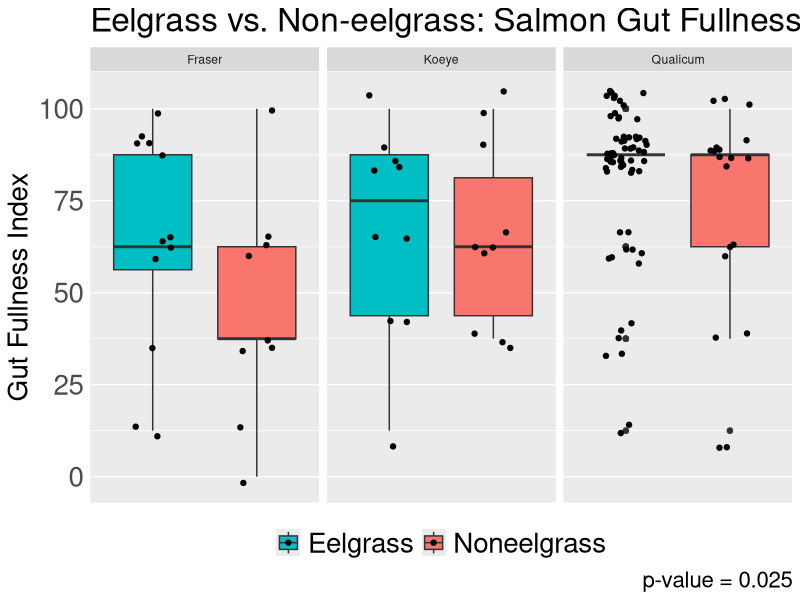
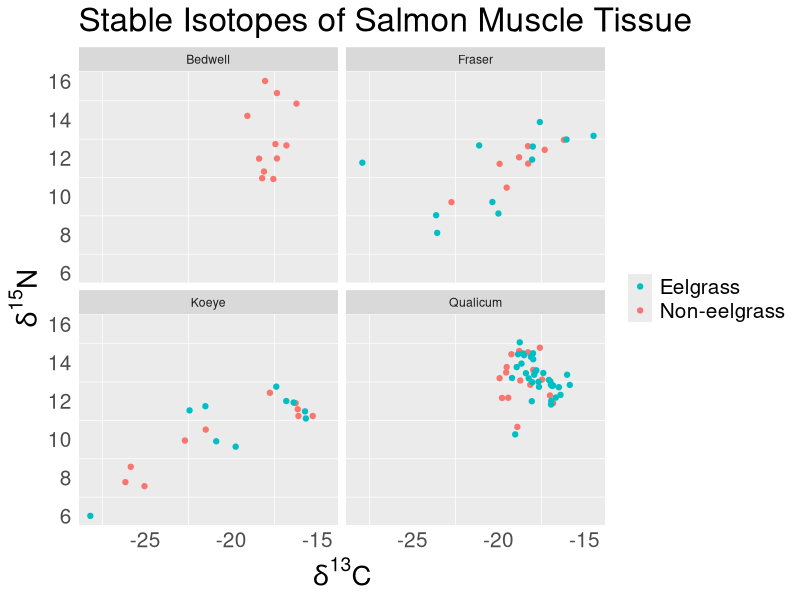

Reproduce these figures in R, in order. (Note: this script raises an error after producing the figures.)
#EEEEELGRAAAAASS PROOOOOJEEEEECT

setwd("~/Desktop")
#so it knows where to find my gosh darn files! :)

eelgrass <- read.csv(file="eel.csv", stringsAsFactors=FALSE, strip.white=TRUE, na.strings=c("NA",""))
#upload a simple version of raw data file

library(tidyverse)
#load library for ggplot and whatnot

eel <- mutate(eelgrass, Eelsite = paste(Site, Eelgrass, sep = " "))
#make a variable with both site and habitat, separated by a space

#first we'll work with the gut fullness aspect ~

eel$GFI[which(eel$GFI == "0-25")] <- "0-25%"
#fixing a typo, oopsie!

eel$GFI[which(eel$GFI == "0%")] <- "0"
eel$GFI[which(eel$GFI == "0-25%")] <- "12.5"
eel$GFI[which(eel$GFI == "25-50%")] <- "37.5"
eel$GFI[which(eel$GFI == "50-75%")] <- "62.5"
eel$GFI[which(eel$GFI == "75-100%")] <- "87.5"
eel$GFI[which(eel$GFI == "100%")] <- "100"
#changing ranges to something measurable

eel$GFI <- as.numeric(eel$GFI)
#changing from character to numeric

eel$Eelgrass <- as.factor(eel$Eelgrass)
#changing to factor to reflect the two different "levels"

eel$Eelgrass <- factor(eel$Eelgrass, levels(eel$Eelgrass)[c(2, 1)])
#rearranging levels for the sake of the ggplot visuals

gut <- eel %>%
  group_by(ID) %>%
  summarize(GFI=first(GFI), Eelgrass=first(Eelgrass),
            Site=first(Site), Eelsite=first(Eelsite)) %>%
  filter(Site != "Bedwell")
#need to organize data by each fish not by each prey item per fish
#also want to leave out Bedwell since it is useless for comparing

#Gut Fullness Graph!
ggplot(gut, aes(x=Eelgrass, y=GFI, fill=Eelgrass))+ 
  geom_boxplot()+
  facet_wrap(~Site)+
  labs(y="Gut Fullness Index", x=NULL, caption="p-value = 0.025",
       title="Eelgrass vs. Non-eelgrass: Salmon Gut Fullness")+
  theme(axis.text.x=element_blank(), axis.ticks=element_blank(),
        legend.position = "bottom", legend.title = element_blank(),
        panel.grid.major.x = element_blank(),
        axis.text = element_text(size=20),
        axis.title = element_text(size=20),
        legend.text = element_text(size=20),
        title = element_text(size=20))+
  scale_x_discrete(limits=c("Eelgrass", "Noneelgrass")) +
  scale_fill_discrete(breaks=c("Eelgrass", "Noneelgrass"))+
  geom_jitter(width=0.2)
#NEED TO CHANGE PANEL TITLES SOMEHOW! *****

#working on a t-test for GFI values (not including bedwell)
#y1 <- filter(gut, Eelgrass == "Eelgrass")
#ya <- as.vector(y1[["GFI"]])
#create first vector for eelgrass
#y2 <- filter(gut, Eelgrass == "Noneelgrass")
#yb <- as.vector(y2[["GFI"]])
#create second vector for noneelgrass
#yc <- length(ya)-length(yb)
#yd <- rep_len(NA, yc)
#have to have same sample sizes, difference calculated using length
#ye <- c(yb, yd)
#our completed noneelgrass vector with the right sample size
#t.test(ya, ye)
#results give p-value=0.02529, are able to reject null hypothesis!
#hash-tagged out because I don't need to keep running this code.

#switching it up to isotope work now ~

isotope <- read.csv(file="iso.csv", stringsAsFactors=FALSE, strip.white=TRUE, na.strings=c("NA",""))
#loading/reading isotope data in

iso <- mutate(isotope, Eelsite = paste(Site, Eelgrass, sep = " "))
#add variable w/eelgrass site just other dataframe (necessary tho?)

iso$Eelgrass <- as.factor(iso$Eelgrass)
#changing to factor to reflect the two different "levels"

iso$Eelgrass <- factor(iso$Eelgrass, levels(iso$Eelgrass)[c(2, 1)])
#rearranging levels for the sake of the ggplot visuals

#Isotope Graph!
ggplot(iso, aes(carb, nitro))+
  geom_point(aes(color=Eelgrass)) + facet_wrap(~ Site) +
  labs(x=expression(paste(delta^"13","C")),
       y=expression(paste(delta^"15","N")),
       title= "Stable Isotopes of Salmon Muscle Tissue")+
  theme(axis.ticks=element_blank(), legend.title=element_blank(),
        panel.grid.major = element_blank(),
        axis.title = element_text(size=20),
        axis.text = element_text(size=15),
        legend.text = element_text(size=15),
        title = element_text(size=20))+
  guides(color = guide_legend(reverse = TRUE))
#Still need to change panel titles for this graph too! *****

#working on diet data now, to graph abundance and whatnot! ~

eel$Group <- as.factor(eel$Group)
#changing to factor to reflect the different "levels" of prey items

#replace groups since there's too many
eel$Group[which(eel$Group=="Arachnid")] <- "Insect"
eel$Group[which(eel$Group=="Crustacean")] <- "Arthropod"
eel$Group[which(eel$Group=="Caprellid")] <- "Amphipod"
eel$Group[which(eel$Group=="Corophiid")] <- "Amphipod"
eel$Group[which(eel$Group=="Hyperiid")] <- "Amphipod"
eel$Group[which(eel$Group=="Gammarid")] <- "Amphipod"
eel$Group[which(eel$Group=="Calanoid")] <- "Copepod"
eel$Group[which(eel$Group=="Harpacticoid")] <- "Copepod"
eel$Group[which(eel$Group=="Cyclopoid/Poecilostomatoid")] <- "Copepod"
eel$Group[which(eel$Group=="Malacostracan")] <- "Arthropod"
eel$Group <- as.character(eel$Group) #change to create new "level"
eel$Group[which(eel$Group=="Digested food")] <- "Digested/Other"
eel$Group[which(eel$Group=="Detritus")] <- "Digested/Other"
eel$Group[which(eel$Group=="Diatom")] <- "Digested/Other"
eel$Group[which(eel$Group=="Parasite")] <- "Digested/Other"
eel$Group[which(eel$Group=="Octopus")] <- "Digested/Other"
eel$Group[which(eel$Group=="Cyphonaut")] <- "Digested/Other"
eel$Group[which(eel$Group=="Bivalve")] <- "Digested/Other"
eel$Group[which(eel$Group=="Chaetognath")] <- "Digested/Other"
eel$Group[which(eel$Group=="Polychaete")] <- "Digested/Other"
eel$Group[which(eel$Group=="Pteropod")] <- "Digested/Other"
eel$Group[which(eel$Group=="Cnidarian")] <- "Digested/Other"
eel$Group[which(eel$Group=="Cumacean")] <- "Arthropod"
eel$Group[which(eel$Group=="Euphausiid")] <- "Arthropod"
eel$Group[which(eel$Group=="Isopod")] <- "Arthropod"
eel$Group[which(eel$Group=="Larvacean")] <- "Digested/Other"
eel$Group[which(eel$Group=="Mysid")] <- "Arthropod"
eel$Group[which(eel$Group=="Cladoceran")] <- "Arthropod"
eel$Group[which(eel$Group=="Ostracod")] <- "Arthropod"
#switching the class back and forth gets rid of empty levels
eel$Group <- as.factor(eel$Group)
eel$Group <- as.character(eel$Group)
eel$Group <- as.factor(eel$Group)
levels(eel$Group)
#there, it's more simple to work with now!

#group together prey so there's no repeated rows for multiple prey
filt <- filter(eel, Group=="Amphipod")
amph <- filt %>%
  group_by(filt$ID) %>%
  summarize(ID=first(ID), abd=sum(Abundance), bio=sum(Biomass), Group=first(Group),
            Eelsite=first(Eelsite), Eelgrass=first(Eelgrass), Site=first(Site)) %>%
  select(ID, abd, bio, Group, Eelsite, Eelgrass, Site)
#HOLY GUACAMOLE I THINK I GOT IT TO FINALLY WOOOOORK! FOR REAL THO!

filt <- filter(eel, Group=="Arthropod")
arth <- filt %>%
  group_by(filt$ID) %>%
  summarize(ID=first(ID), abd=sum(Abundance), bio=sum(Biomass), Group=first(Group),
            Eelsite=first(Eelsite), Eelgrass=first(Eelgrass), Site=first(Site)) %>%
  select(ID, abd, bio, Group, Eelsite, Eelgrass, Site)
#first amphipod then arthropod then repeat manually for each prey

filt <- filter(eel, Group=="Barnacle")
barn <- filt %>%
  group_by(filt$ID) %>%
  summarize(ID=first(ID), abd=sum(Abundance), bio=sum(Biomass), Group=first(Group),
            Eelsite=first(Eelsite), Eelgrass=first(Eelgrass), Site=first(Site)) %>%
  select(ID, abd, bio, Group, Eelsite, Eelgrass, Site)

filt <- filter(eel, Group=="Copepod")
cope <- filt %>%
  group_by(filt$ID) %>%
  summarize(ID=first(ID), abd=sum(Abundance), bio=sum(Biomass), Group=first(Group),
            Eelsite=first(Eelsite), Eelgrass=first(Eelgrass), Site=first(Site)) %>%
  select(ID, abd, bio, Group, Eelsite, Eelgrass, Site)

filt <- filter(eel, Group=="Decapod")
deca <- filt %>%
  group_by(filt$ID) %>%
  summarize(ID=first(ID), abd=sum(Abundance), bio=sum(Biomass), Group=first(Group),
            Eelsite=first(Eelsite), Eelgrass=first(Eelgrass), Site=first(Site)) %>%
  select(ID, abd, bio, Group, Eelsite, Eelgrass, Site) %>%
  print(head(deca))

filt <- filter(eel, Group=="Digested/Other")
digf <- filt %>%
  group_by(filt$ID) %>%
  summarize(ID=first(ID), abd=sum(Abundance), bio=sum(Biomass), Group=first(Group),
            Eelsite=first(Eelsite), Eelgrass=first(Eelgrass), Site=first(Site)) %>%
  select(ID, abd, bio, Group, Eelsite, Eelgrass, Site)

filt <- filter(eel, Group=="Fish")
fish <- filt %>%
  group_by(filt$ID) %>%
  summarize(ID=first(ID), abd=sum(Abundance), bio=sum(Biomass), Group=first(Group),
            Eelsite=first(Eelsite), Eelgrass=first(Eelgrass), Site=first(Site)) %>%
  select(ID, abd, bio, Group, Eelsite, Eelgrass, Site)

filt <- filter(eel, Group=="Insect")
inse <- filt %>%
  group_by(filt$ID) %>%
  summarize(ID=first(ID), abd=sum(Abundance), bio=sum(Biomass), Group=first(Group),
            Eelsite=first(Eelsite), Eelgrass=first(Eelgrass), Site=first(Site)) %>%
  select(ID, abd, bio, Group, Eelsite, Eelgrass, Site)

neweel <- rbind(amph, arth, barn, cope, deca, digf, fish, inse)
#my fabulous new dataframe with prey abd and biom grouped together!

str(neweel)
#just double checking that the data is as it should be

#Now... Have to take the ave. abundances for each region/habitat!
filt <- filter(neweel, Group=="Amphipod")
Amph <- filt %>%
  group_by(filt$Eelsite) %>%
  summarize(Eelsite=first(Eelsite), Abd=mean(abd), Bio=mean(bio),
            Group=first(Group),Eelgrass=first(Eelgrass), Site=first(Site)) %>%
  select(Eelsite, Abd, Bio, Group, Eelgrass, Site)
#copying the layout of the last transformation but for diff purpose

filt <- filter(neweel, Group=="Arthropod")
Arth <- filt %>%
  group_by(filt$Eelsite) %>%
  summarize(Eelsite=first(Eelsite), Abd=mean(abd), Bio=mean(bio),
            Group=first(Group),Eelgrass=first(Eelgrass), Site=first(Site)) %>%
  select(Eelsite, Abd, Bio, Group, Eelgrass, Site)
#first amphipod then arthropod then repeat manually for each prey

filt <- filter(neweel, Group=="Barnacle")
Barn <- filt %>%
  group_by(filt$Eelsite) %>%
  summarize(Eelsite=first(Eelsite), Abd=mean(abd), Bio=mean(bio),
            Group=first(Group),Eelgrass=first(Eelgrass), Site=first(Site)) %>%
  select(Eelsite, Abd, Bio, Group, Eelgrass, Site)

filt <- filter(neweel, Group=="Copepod")
Cope <- filt %>%
  group_by(filt$Eelsite) %>%
  summarize(Eelsite=first(Eelsite), Abd=mean(abd), Bio=mean(bio),
            Group=first(Group),Eelgrass=first(Eelgrass), Site=first(Site)) %>%
  select(Eelsite, Abd, Bio, Group, Eelgrass, Site)

filt <- filter(neweel, Group=="Decapod")
Deca <- filt %>%
  group_by(filt$Eelsite) %>%
  summarize(Eelsite=first(Eelsite), Abd=mean(abd), Bio=mean(bio),
            Group=first(Group),Eelgrass=first(Eelgrass), Site=first(Site)) %>%
  select(Eelsite, Abd, Bio, Group, Eelgrass, Site)

filt <- filter(neweel, Group=="Digested/Other")
Digf <- filt %>%
  group_by(filt$Eelsite) %>%
  summarize(Eelsite=first(Eelsite), Abd=mean(abd), Bio=mean(bio),
            Group=first(Group),Eelgrass=first(Eelgrass), Site=first(Site)) %>%
  select(Eelsite, Abd, Bio, Group, Eelgrass, Site)

filt <- filter(neweel, Group=="Fish")
Fish <- filt %>%
  group_by(filt$Eelsite) %>%
  summarize(Eelsite=first(Eelsite), Abd=mean(abd), Bio=mean(bio),
            Group=first(Group),Eelgrass=first(Eelgrass), Site=first(Site)) %>%
  select(Eelsite, Abd, Bio, Group, Eelgrass, Site)

filt <- filter(neweel, Group=="Insect")
Inse <- filt %>%
  group_by(filt$Eelsite) %>%
  summarize(Eelsite=first(Eelsite), Abd=mean(abd), Bio=mean(bio),
            Group=first(Group),Eelgrass=first(Eelgrass), Site=first(Site)) %>%
  select(Eelsite, Abd, Bio, Group, Eelgrass, Site)

eelgr <- rbind(Amph, Arth, Barn, Cope, Deca, Digf, Fish, Inse)
#my fabulous new dataframe with prey Abd and Biom averaged together

str(eelgr)
#making sure it all looks okay and it does! So now, graphing!

eelgr$Eelgrass <- factor(eelgr$Eelgrass, levels(eelgr$Eelgrass)[c(2, 1)])
#putting eelgrass before noneelgrass for this particular plot

eelgr$Eelsite <- as.factor(eelgr$Eelsite)
#rearranging levels for site and eelgrass

eelgr$Eelsite <- factor(eelgr$Eelsite, levels(eelgr$Eelsite)[c(5, 4, 3, 2, 1, 7, 6)])
#re-ordering levels to make it look nice for graphs!

#Raw Abundance Graph
eelgr %>%
  ggplot(aes(Eelsite, Abd))+
  geom_bar(aes(fill=Group), stat="identity")+
  theme(axis.text.x = element_text(angle=45, hjust=1),
        axis.ticks=element_blank(),
        panel.grid.major = element_blank(),
        title = element_text(size=20),
        axis.text = element_text(size=15),
        legend.text = element_text(size=15))+
  coord_flip() +
  labs(title="Average Prey Abundance", x=NULL,
       y="Ave. Abundance (# of organisms)")+
  guides(fill=guide_legend(title="Prey Group"))
#looks amaze now

#Relative Abundance Graph (100% y scale)
ggplot(eelgr, aes(Eelsite, Abd)) +
  geom_bar(aes(fill=Group), position="fill", stat="identity")+
  theme(axis.ticks=element_blank(),
        panel.grid.major = element_blank(),
        title = element_text(size=20),
        axis.text = element_text(size=15),
        legend.text = element_text(size=15))+
  coord_flip() +
  labs(title="Relative Prey Abundance", x=NULL, y=NULL)+
  guides(fill=guide_legend(title="Prey Group"))+
  scale_y_continuous(labels=scales::percent)

#Raw Biomass Graph
eelgr %>%
  ggplot(aes(Eelsite, Bio))+
  geom_bar(aes(fill=Group), stat="identity")+
  theme(axis.text.x = element_text(angle=45, hjust=1),
        axis.ticks=element_blank(),
        panel.grid.major = element_blank(),
        title = element_text(size=20),
        axis.text = element_text(size=15),
        legend.text = element_text(size=15))+
  coord_flip() +
  labs(title="Average Prey Biomass", x=NULL,
       y="Ave. Biomass (Wet weight, mg)")+
  guides(fill=guide_legend(title="Prey Group"))

#Relative Biomass Graph
eelgr %>%
  ggplot(aes(Eelsite, Bio))+
  geom_bar(aes(fill=Group), position = "fill", stat = "identity")+
  theme(axis.ticks=element_blank(),
        panel.grid.major = element_blank(),
        title = element_text(size=20),
        axis.text = element_text(size=15),
        legend.text = element_text(size=15))+
  coord_flip() +
  labs(title="Relative Prey Biomass", x=NULL, y=NULL)+
  guides(fill=guide_legend(title="Prey Group"))+
  scale_y_continuous(labels=scales::percent)

setwd("~/Eelgrass Project")
#in order to commit to Github and track saves and changes and etc!

#next step is prey selectivity! then nmds analysis and stuff? idk!
